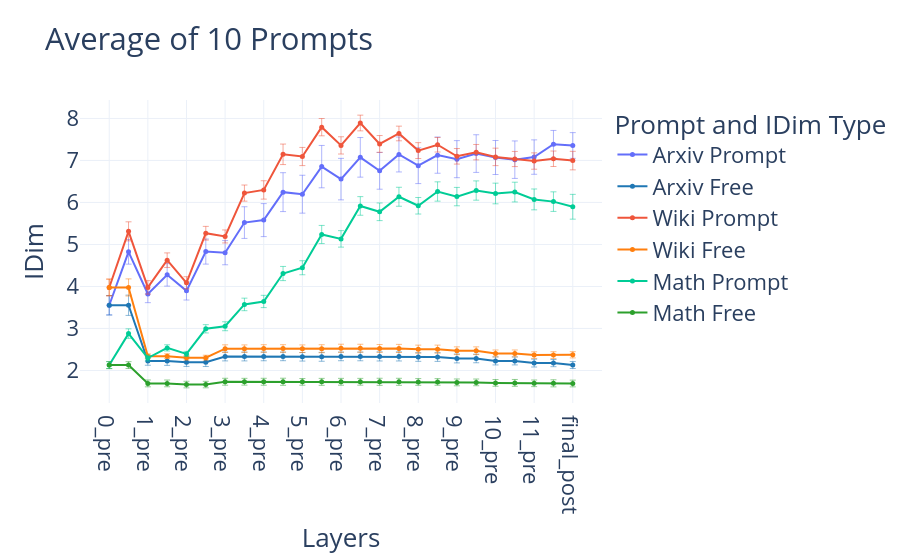

Notebook code cell kept with this figure:
### Code cell
# Initialize a Plotly Figure object
fig = go.Figure()



# Example: Get the first color


# Add the main trace: the average line with error bars
fig.add_trace(go.Scatter(
    x=labels,
    y=arxiv_prompt_average,
    mode='lines+markers',  # Display both the line connecting points and markers at each point
    name='Arxiv Prompt',   # Name for the legend
    line=dict(color=colors[0], width=2), # Style the average line
    marker=dict(size=5, color=colors[0]), # Style the markers
    error_y=dict(
        type='data',       # Error bar type: 'data' means the 'array' values are the error magnitudes
        array=arxiv_prompt_err,   # Provide the calculated standard error values for the error bars
        visible=True,      # Make the error bars visible
        thickness=1,       # Thickness of the error bar lines
        width=3,           # Width of the e rror bar caps
        color=get_alpha_color_string(colors[0]) # Color of error bars (royalblue with some transparency)
    )
))

fig.add_trace(go.Scatter(
    x=labels,
    y=arxiv_free_average,
    mode='lines+markers',  # Display both the line connecting points and markers at each point
    name='Arxiv Free',   # Name for the legend
    line=dict(color=D3colors[0], width=2), # Style the average line
    marker=dict(size=5, color=D3colors[0]), # Style the markers
    error_y=dict(
        type='data',       # Error bar type: 'data' means the 'array' values are the error magnitudes
        array=arxiv_free_err,   # Provide the calculated standard error values for the error bars
        visible=True,      # Make the error bars visible
        thickness=1,       # Thickness of the error bar lines
        width=3,           # Width of the error bar caps
        color=get_alpha_color_string(D3colors[0]) # Color of error bars (royalblue with some transparency)
    )
))

fig.add_trace(go.Scatter(
    x=labels,
    y=wiki_prompt_average,
    mode='lines+markers',  # Display both the line connecting points and markers at each point
    name='Wiki Prompt',   # Name for the legend
    line=dict(color=colors[1], width=2), # Style the average line
    marker=dict(size=5, color=colors[1]), # Style the markers
    error_y=dict(
        type='data',       # Error bar type: 'data' means the 'array' values are the error magnitudes
        array=wiki_prompt_err,   # Provide the calculated standard error values for the error bars
        visible=True,      # Make the error bars visible
        thickness=1,       # Thickness of the error bar lines
        width=3,           # Width of the error bar caps
        color=get_alpha_color_string(colors[1]) # Color of error bars (royalblue with some transparency)
    )
))

fig.add_trace(go.Scatter(
    x=labels,
    y=wiki_free_average,
    mode='lines+markers',  # Display both the line connecting points and markers at each point
    name='Wiki Free',   # Name for the legend
    line=dict(color=D3colors[1], width=2), # Style the average line
    marker=dict(size=5, color=D3colors[1]), # Style the markers
    error_y=dict(
        type='data',       # Error bar type: 'data' means the 'array' values are the error magnitudes
        array=wiki_free_err,   # Provide the calculated standard error values for the error bars
        visible=True,      # Make the error bars visible
        thickness=1,       # Thickness of the error bar lines
        width=3,           # Width of the error bar caps
        color=get_alpha_color_string(D3colors[1]) # Color of error bars (royalblue with some transparency)
    )
))

fig.add_trace(go.Scatter(
    x=labels,
    y=math_prompt_average,
    mode='lines+markers',  # Display both the line connecting points and markers at each point
    name='Math Prompt',   # Name for the legend
    line=dict(color=colors[2], width=2), # Style the average line
    marker=dict(size=5, color=colors[2]), # Style the markers
    error_y=dict(
        type='data',       # Error bar type: 'data' means the 'array' values are the error magnitudes
        array=math_prompt_err,   # Provide the calculated standard error values for the error bars
        visible=True,      # Make the error bars visible
        thickness=1,       # Thickness of the error bar lines
        width=3,           # Width of the error bar caps
        color=get_alpha_color_string(colors[2]) # Color of error bars (royalblue with some transparency)
    )
))

fig.add_trace(go.Scatter(
    x=labels,
    y=math_free_average,
    mode='lines+markers',  # Display both the line connecting points and markers at each point
    name='Math Free',   # Name for the legend
    line=dict(color=D3colors[2], width=2), # Style the average line
    marker=dict(size=5, color=D3colors[2]), # Style the markers
    error_y=dict(
        type='data',       # Error bar type: 'data' means the 'array' values are the error magnitudes
        array=math_free_err,   # Provide the calculated standard error values for the error bars
        visible=True,      # Make the error bars visible
        thickness=1,       # Thickness of the error bar lines
        width=3,           # Width of the error bar caps
        color=get_alpha_color_string(D3colors[2]) # Color of error bars (royalblue with some transparency)
    )
))

# --- Optional: Add the original individual lines for context (commented out by default) ---
# Uncomment the following loop if you want to see the underlying data lines.
# for i in range(num_lines):
#     fig.add_trace(go.Scatter(
#         x=x_values,
#         y=y_data[i, :],
#         mode='lines',
#         name=f'Line {i+1}',
#         line=dict(width=0.5, color='rgba(128, 128, 128, 0.4)'), # Thin, semi-transparent grey lines
#         showlegend=False # Hide these individual lines from the main legend
#     ))

# --- 4. Customize the Plot Layout ---
fig.update_layout(font=dict(size=22)) 
fig.update_layout(
    title='Average of 10 Prompts', # Plot title
    xaxis_title='Layers',                 # X-axis label
    yaxis_title='IDim',                               # Y-axis label
    legend_title='Prompt and IDim Type',                               # Title for the legend box
    hovermode='x unified',                               # Show hover info for all traces at a given x-value
    template='plotly_white',
    showlegend=True,
)

#fig.write_image('IDIM_prompt_categories.png')
# --- 5. Show the Plot ---

# Display the figure. This will typically open it in a browser window
# or display it in the output cell of a Jupyter notebook.
fig.show()

### Figure 1 — Plotly figure (JSON) as saved in the notebook; plotly's stock layout.template omitted (floating-point values rounded to 4 significant figures)
{"data": [{"error_y": {"array": [0.229, 0.2934, 0.2054, 0.2684, 0.2179, 0.2989, 0.2881, 0.3772, 0.3929, 0.463, 0.4511, 0.5043, 0.4939, 0.4716, 0.4377, 0.416, 0.4266, 0.4313, 0.4414, 0.4483, 0.4047, 0.4462, 0.4098, 0.3293, 0.3064], "color": "rgba(99, 110, 250, 0.5)", "thickness": 1, "type": "data", "visible": true, "width": 3}, "line": {"color": "#636EFA", "width": 2}, "marker": {"color": "#636EFA", "size": 5}, "mode": "lines+markers", "name": "Arxiv Prompt", "type": "scatter", "x": ["0_pre", "0_mid", "1_pre", "1_mid", "2_pre", "2_mid", "3_pre", "3_mid", "4_pre", "4_mid", "5_pre", "5_mid", "6_pre", "6_mid", "7_pre", "7_mid", "8_pre", "8_mid", "9_pre", "9_mid", "10_pre", "10_mid", "11_pre", "11_mid", "final_post"], "y": [3.553, 4.825, 3.82, 4.277, 3.896, 4.831, 4.805, 5.521, 5.58, 6.246, 6.197, 6.853, 6.556, 7.074, 6.753, 7.142, 6.876, 7.126, 7.031, 7.164, 7.07, 7.018, 7.08, 7.385, 7.356]}, {"error_y": {"array": [0.2325, 0.2415, 0.1018, 0.1044, 0.09897, 0.1006, 0.1048, 0.1049, 0.104, 0.1025, 0.1014, 0.1064, 0.1027, 0.1038, 0.1082, 0.1085, 0.103, 0.1046, 0.1051, 0.1016, 0.09529, 0.09476, 0.093, 0.08534, 0.08286], "color": "rgba(31, 119, 180, 0.5)", "thickness": 1, "type": "data", "visible": true, "width": 3}, "line": {"color": "#1F77B4", "width": 2}, "marker": {"color": "#1F77B4", "size": 5}, "mode": "lines+markers", "name": "Arxiv Free", "type": "scatter", "x": ["0_pre", "0_mid", "1_pre", "1_mid", "2_pre", "2_mid", "3_pre", "3_mid", "4_pre", "4_mid", "5_pre", "5_mid", "6_pre", "6_mid", "7_pre", "7_mid", "8_pre", "8_mid", "9_pre", "9_mid", "10_pre", "10_mid", "11_pre", "11_mid", "final_post"], "y": [3.553, 3.553, 2.227, 2.227, 2.195, 2.195, 2.333, 2.333, 2.336, 2.336, 2.326, 2.326, 2.336, 2.336, 2.335, 2.335, 2.321, 2.321, 2.286, 2.286, 2.228, 2.228, 2.176, 2.176, 2.13]}, {"error_y": {"array": [0.199, 0.2268, 0.1603, 0.1735, 0.1448, 0.1633, 0.1547, 0.192, 0.2187, 0.244, 0.2163, 0.206, 0.2056, 0.1871, 0.2, 0.1745, 0.1893, 0.173, 0.1851, 0.1827, 0.2079, 0.1802, 0.1948, 0.184, 0.2207], "color": "rgba(239, 85, 59, 0.5)", "thickness": 1, "type": "data", "visible": true, "width": 3}, "line": {"color": "#EF553B", "width": 2}, "marker": {"color": "#EF553B", "size": 5}, "mode": "lines+markers", "name": "Wiki Prompt", "type": "scatter", "x": ["0_pre", "0_mid", "1_pre", "1_mid", "2_pre", "2_mid", "3_pre", "3_mid", "4_pre", "4_mid", "5_pre", "5_mid", "6_pre", "6_mid", "7_pre", "7_mid", "8_pre", "8_mid", "9_pre", "9_mid", "10_pre", "10_mid", "11_pre", "11_mid", "final_post"], "y": [3.977, 5.312, 3.979, 4.626, 4.088, 5.267, 5.191, 6.223, 6.298, 7.146, 7.094, 7.793, 7.359, 7.891, 7.393, 7.642, 7.235, 7.374, 7.099, 7.197, 7.085, 7.034, 6.986, 7.04, 6.997]}, {"error_y": {"array": [0.1984, 0.2041, 0.05564, 0.05645, 0.0578, 0.0579, 0.09083, 0.08846, 0.0903, 0.09067, 0.09023, 0.09487, 0.09668, 0.09532, 0.09349, 0.09664, 0.09556, 0.09575, 0.09271, 0.09207, 0.0821, 0.0822, 0.07897, 0.08135, 0.07463], "color": "rgba(255, 127, 14, 0.5)", "thickness": 1, "type": "data", "visible": true, "width": 3}, "line": {"color": "#FF7F0E", "width": 2}, "marker": {"color": "#FF7F0E", "size": 5}, "mode": "lines+markers", "name": "Wiki Free", "type": "scatter", "x": ["0_pre", "0_mid", "1_pre", "1_mid", "2_pre", "2_mid", "3_pre", "3_mid", "4_pre", "4_mid", "5_pre", "5_mid", "6_pre", "6_mid", "7_pre", "7_mid", "8_pre", "8_mid", "9_pre", "9_mid", "10_pre", "10_mid", "11_pre", "11_mid", "final_post"], "y": [3.977, 3.977, 2.341, 2.341, 2.306, 2.306, 2.52, 2.52, 2.524, 2.524, 2.519, 2.519, 2.529, 2.529, 2.525, 2.525, 2.508, 2.508, 2.47, 2.47, 2.406, 2.406, 2.366, 2.366, 2.374]}, {"error_y": {"array": [0.08218, 0.1137, 0.0713, 0.07451, 0.05992, 0.09852, 0.1065, 0.1493, 0.1463, 0.1687, 0.1669, 0.2156, 0.1963, 0.2217, 0.2101, 0.2259, 0.197, 0.23, 0.2188, 0.2295, 0.2459, 0.2349, 0.2484, 0.2331, 0.2951], "color": "rgba(0, 204, 150, 0.5)", "thickness": 1, "type": "data", "visible": true, "width": 3}, "line": {"color": "#00CC96", "width": 2}, "marker": {"color": "#00CC96", "size": 5}, "mode": "lines+markers", "name": "Math Prompt", "type": "scatter", "x": ["0_pre", "0_mid", "1_pre", "1_mid", "2_pre", "2_mid", "3_pre", "3_mid", "4_pre", "4_mid", "5_pre", "5_mid", "6_pre", "6_mid", "7_pre", "7_mid", "8_pre", "8_mid", "9_pre", "9_mid", "10_pre", "10_mid", "11_pre", "11_mid", "final_post"], "y": [2.129, 2.878, 2.295, 2.538, 2.395, 2.992, 3.053, 3.573, 3.643, 4.308, 4.446, 5.238, 5.133, 5.917, 5.778, 6.136, 5.921, 6.261, 6.14, 6.284, 6.214, 6.247, 6.073, 6.02, 5.898]}, {"error_y": {"array": [0.08343, 0.08152, 0.08126, 0.08036, 0.07815, 0.07704, 0.08206, 0.08079, 0.08236, 0.08432, 0.07984, 0.08275, 0.08118, 0.08077, 0.08418, 0.0834, 0.08012, 0.07883, 0.08132, 0.07985, 0.08007, 0.08128, 0.07886, 0.08432, 0.07991], "color": "rgba(44, 160, 44, 0.5)", "thickness": 1, "type": "data", "visible": true, "width": 3}, "line": {"color": "#2CA02C", "width": 2}, "marker": {"color": "#2CA02C", "size": 5}, "mode": "lines+markers", "name": "Math Free", "type": "scatter", "x": ["0_pre", "0_mid", "1_pre", "1_mid", "2_pre", "2_mid", "3_pre", "3_mid", "4_pre", "4_mid", "5_pre", "5_mid", "6_pre", "6_mid", "7_pre", "7_mid", "8_pre", "8_mid", "9_pre", "9_mid", "10_pre", "10_mid", "11_pre", "11_mid", "final_post"], "y": [2.129, 2.129, 1.693, 1.693, 1.665, 1.665, 1.732, 1.732, 1.732, 1.732, 1.73, 1.73, 1.731, 1.731, 1.731, 1.731, 1.728, 1.728, 1.717, 1.717, 1.705, 1.705, 1.695, 1.695, 1.69]}], "layout": {"font": {"size": 22}, "hovermode": "x unified", "legend": {"title": {"text": "Prompt and IDim Type"}}, "showlegend": true, "title": {"text": "Average of 10 Prompts"}, "xaxis": {"title": {"text": "Layers"}}, "yaxis": {"title": {"text": "IDim"}}}}
